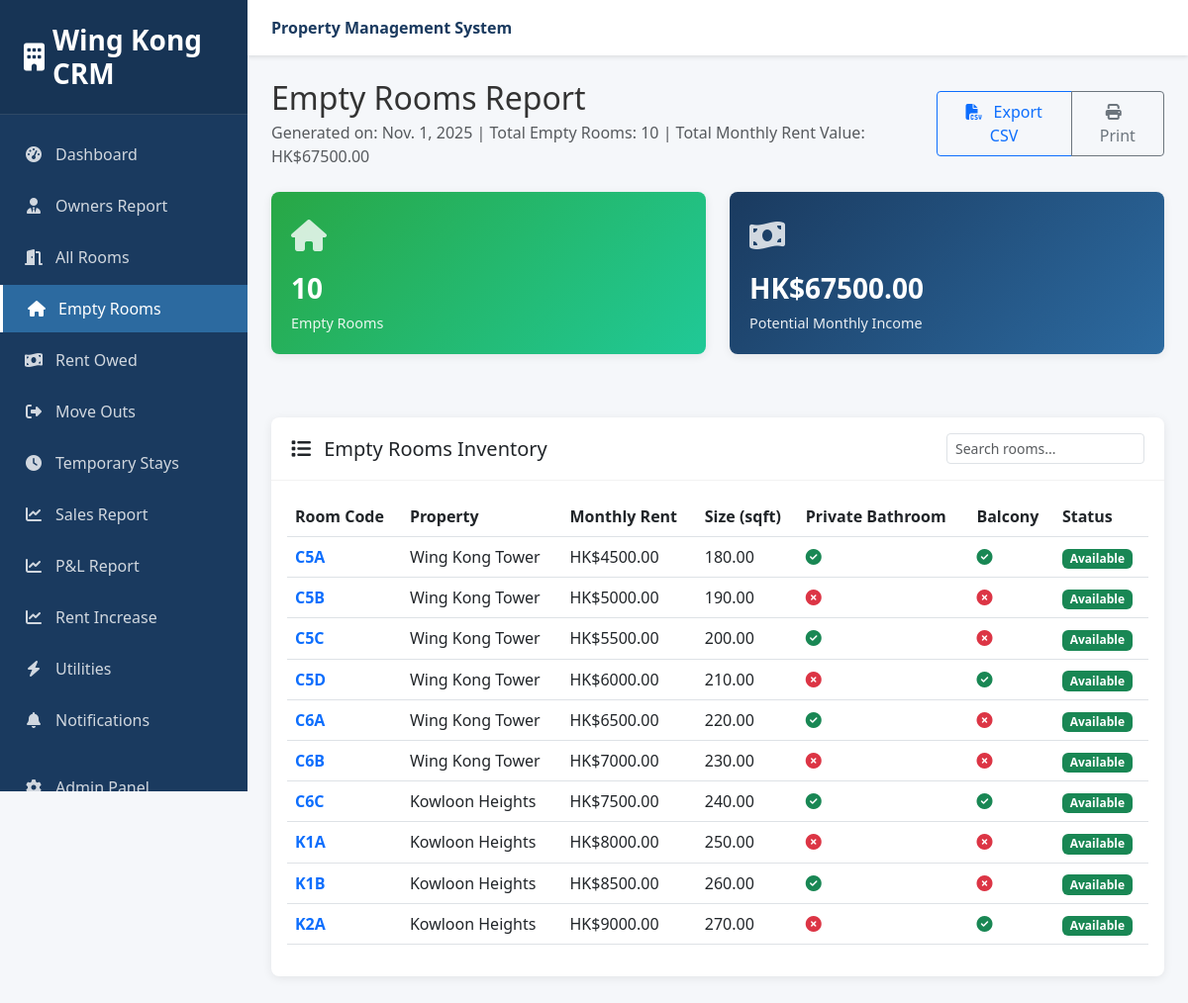
The app's page /reports/empty-rooms/ (signed in), older data.
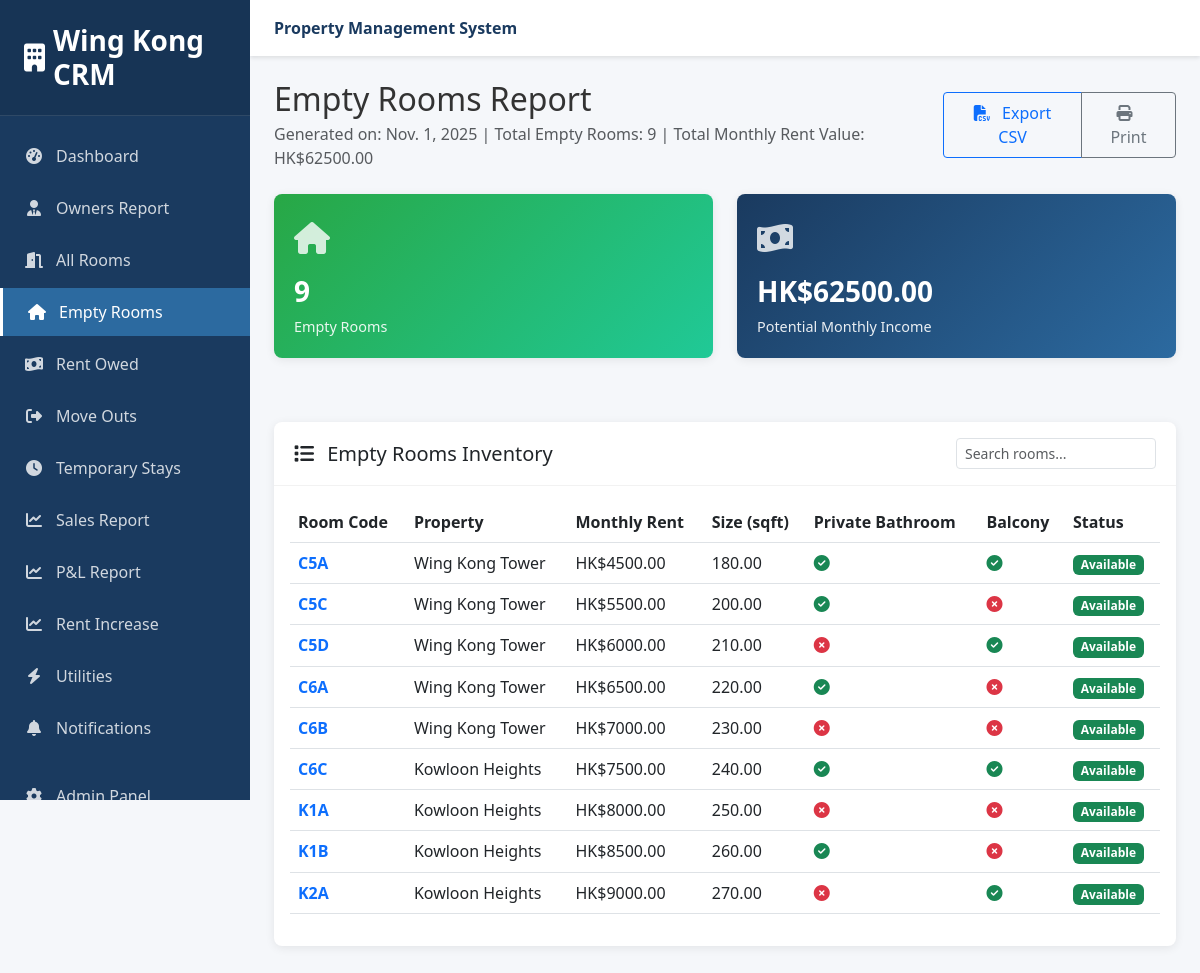
The same page, newer data.
### properties/models.py (models this page shows, shortened)
class Room(models.Model):
    ROOM_STATUS = [
        ('available', 'Available'),  # Ready for booking
        ('reserved', 'Reserved'),  # Booking confirmed, deposit paid
        ('occupied', 'Occupied'),  # Tenant actively living there
        ('maintenance', 'Under Maintenance'),  # Being repaired/cleaned
        ('temporary', 'Temporary Stay'),  # Short-term temporary occupancy
        ('cleaning', 'Being Cleaned'),  # Between tenants, being cleaned
    ]
    property = models.ForeignKey(Property, on_delete=models.CASCADE, related_name='rooms')
    room_code = models.CharField(max_length=10, unique=True)  # c5a, c5b, etc.
    room_number = models.CharField(max_length=20)
    description = models.TextField(blank=True)
    monthly_rent = models.DecimalField(max_digits=10, decimal_places=2, validators=[MinValueValidator(Decimal('0.01'))])
    deposit_amount = models.DecimalField(max_digits=10, decimal_places=2, default=2500.00)
    status = models.CharField(max_length=20, choices=ROOM_STATUS, default='available')
    photos = models.JSONField(default=list, blank=True)
    videos = models.JSONField(default=list, blank=True)
    post_ad_price = models.DecimalField(
        max_digits=10, decimal_places=2,
        null=True, blank=True,
        help_text="Price advertised to public (for rent increase detection)"
    )
    size_sqft = models.DecimalField(max_digits=8, decimal_places=2, null=True, blank=True)
    has_private_bathroom = models.BooleanField(default=False)
    has_balcony = models.BooleanField(default=False)
    created_at = models.DateTimeField(auto_now_add=True)
    updated_at = models.DateTimeField(auto_now=True)
    class Meta:
        ordering = ['room_code']

class Property(models.Model):
    PROPERTY_TYPES = [
        ('apartment', 'Apartment'),
        ('building', 'Building'),
    ]
    name = models.CharField(max_length=200)
    address = models.TextField()
    property_type = models.CharField(max_length=20, choices=PROPERTY_TYPES)
    total_rooms = models.IntegerField()
    created_at = models.DateTimeField(auto_now_add=True)
    updated_at = models.DateTimeField(auto_now=True)

### reports/views.py (the view, shortened to what this page needs)
# urls.py: path('empty-rooms/', views.empty_rooms_report, name='empty_rooms'),
@staff_required
def empty_rooms_report(request):
    empty_rooms = Room.objects.filter(status='available').select_related('property')
    context = {
        'title': 'Empty Rooms Report',
        'empty_rooms': empty_rooms,
        'total_count': empty_rooms.count(),
        'total_rent_value': sum(room.monthly_rent for room in empty_rooms),
        'today': timezone.now().date(),
    }
    return render(request, 'reports/empty_rooms.html', context)

### reports/views.py (called while the page is built)
def staff_required(view_func):
    decorated_view_func = login_required(user_passes_test(
        lambda u: u.is_staff,
        login_url='/admin/login/'
    )(view_func))
    return decorated_view_func

### templates/reports/empty_rooms.html (shortened to what this page needs)
{% extends 'reports/base.html' %}
{% block content %}
<div class="d-flex justify-content-between align-items-center mb-4">
    <div>
        <h2 class="mb-1">{{ title }}</h2>
        <p class="text-muted mb-0">Generated on: {{ today }} | Total Empty Rooms: {{ total_count }} | Total Monthly Rent Value: HK${{ total_rent_value }}</p>
    </div>
    <div>
        <div class="btn-group" role="group">
            <a href="?export=csv" class="btn btn-outline-primary">
                <i class="fas fa-file-csv me-2"></i> Export CSV
            </a>
            <button onclick="window.print()" class="btn btn-outline-secondary">
                <i class="fas fa-print me-2"></i> Print
            </button>
        </div>
    </div>
</div>
<div class="row mb-4">
    <div class="col-md-6 mb-3">
        <div class="stats-card success">
            <div class="stats-icon">
                <i class="fas fa-home"></i>
            </div>
            <div class="stats-number">{{ total_count }}</div>
            <div class="stats-label">Empty Rooms</div>
        </div>
    </div>
    <div class="col-md-6 mb-3">
        <div class="stats-card primary">
            <div class="stats-icon">
                <i class="fas fa-money-bill-wave"></i>
            </div>
            <div class="stats-number">HK${{ total_rent_value }}</div>
            <div class="stats-label">Potential Monthly Income</div>
        </div>
    </div>
</div>
<div class="card">
    <div class="card-header d-flex justify-content-between align-items-center">
        <h5 class="mb-0"><i class="fas fa-list me-2"></i> Empty Rooms Inventory</h5>
        <div>
            <input type="text" class="form-control form-control-sm" placeholder="Search rooms..." style="width: 200px;">
        </div>
    </div>
    <div class="card-body">
        {% if empty_rooms %}
        <div class="table-responsive">
            <table class="table table-hover">
                <thead>
                    <tr>
                        <th>Room Code</th>
                        <th>Property</th>
                        <th>Monthly Rent</th>
                        <th>Size (sqft)</th>
                        <th>Private Bathroom</th>
                        <th>Balcony</th>
                        <th>Status</th>
                    </tr>
                </thead>
                <tbody>
                    {% for room in empty_rooms %}
                    <tr>
                        <td>
                            <a href="{% url 'properties:crm_room_detail' room_code=room.room_code %}" class="text-decoration-none fw-bold">
                                {{ room.room_code|upper }}
                            </a>
                        </td>
                        <td>{{ room.property.name }}</td>
                        <td>HK${{ room.monthly_rent }}</td>
                        <td>{{ room.size_sqft|default:"N/A" }}</td>
                        <td>
                            {% if room.has_private_bathroom %}
                                <i class="fas fa-check-circle text-success"></i>
                            {% else %}
                                <i class="fas fa-times-circle text-danger"></i>
                            {% endif %}
                        </td>
                        <td>
                            {% if room.has_balcony %}
                                <i class="fas fa-check-circle text-success"></i>
                            {% else %}
                                <i class="fas fa-times-circle text-danger"></i>
                            {% endif %}
                        </td>
                        <td><span class="badge bg-success">{{ room.get_status_display }}</span></td>
                    </tr>
                    {% endfor %}
                </tbody>
            </table>
        </div>
        {% endif %}
    </div>
</div>
{% endblock %}

Row changes from the older to the newer data that the page shows:
no longer on this page (row edited): Room: room_code "C5B", property.name "Wing Kong Tower", monthly_rent "5000.00", size_sqft "190.00", has_private_bathroom False (drawn), has_balcony False (drawn), status "Available"
Text that changed along with them:
{{ total_count }}: "10" → "9"
{{ total_rent_value }}: "67500.00" → "62500.00"
